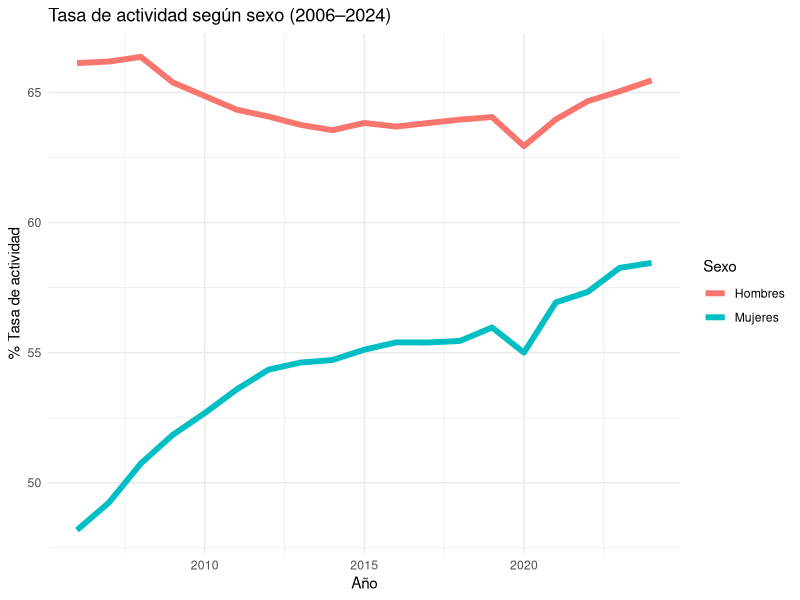
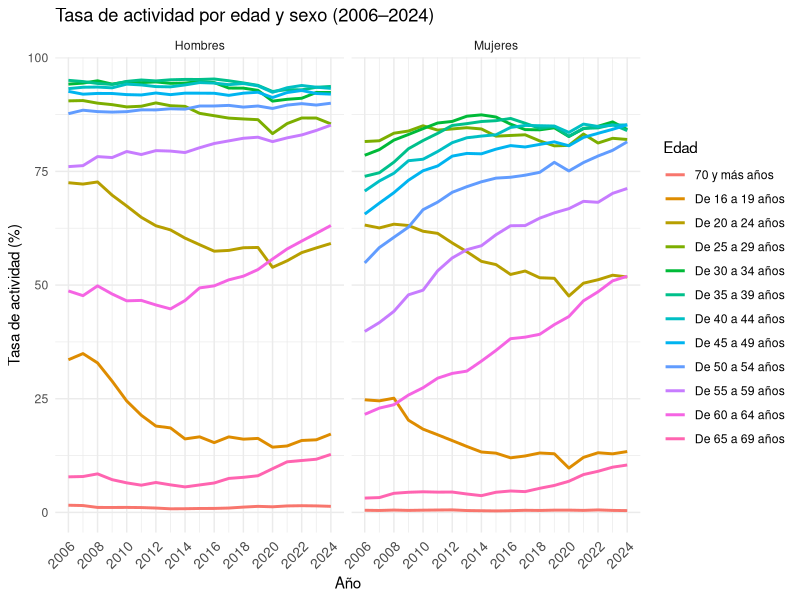
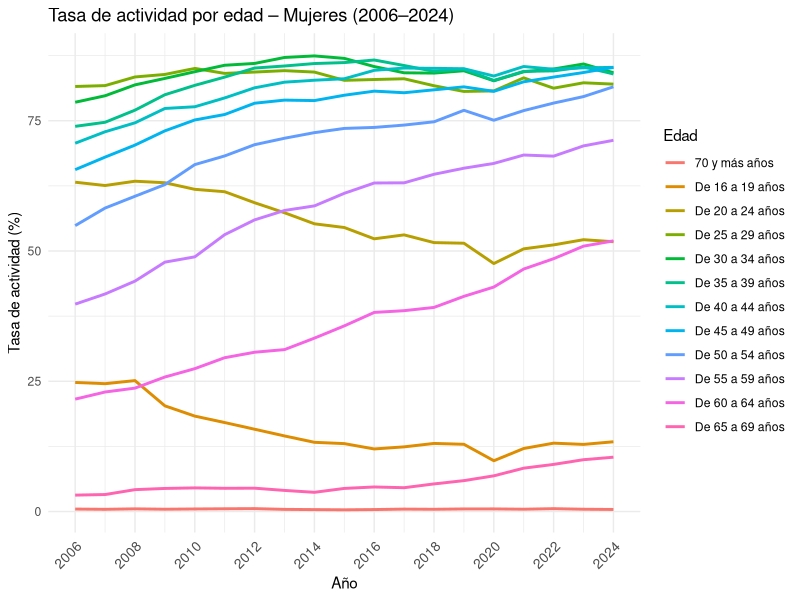
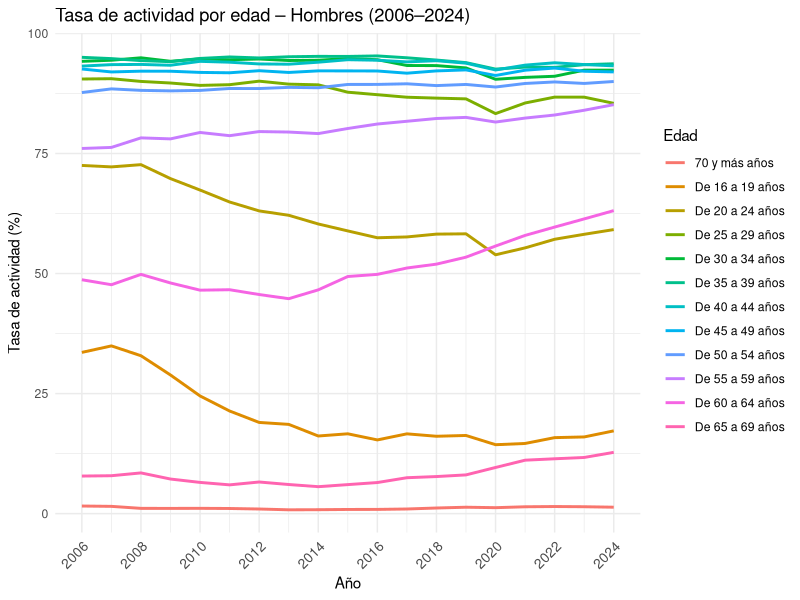
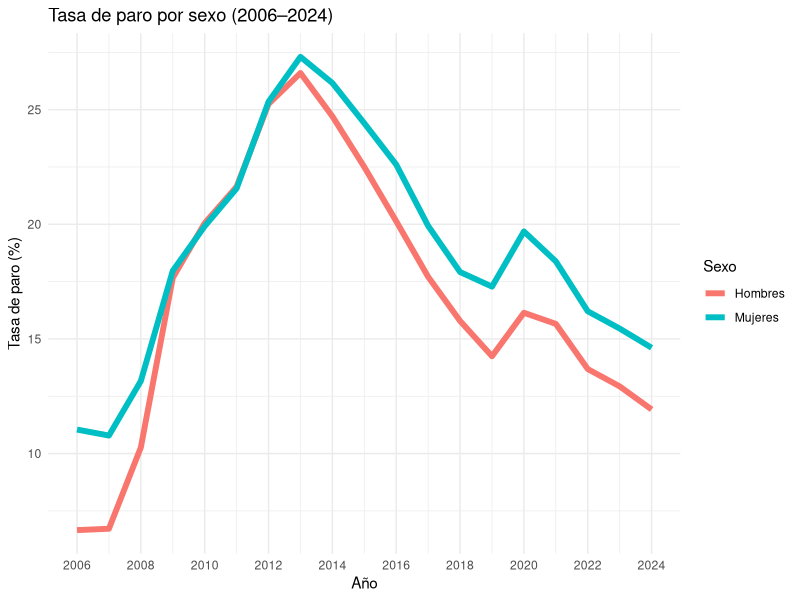
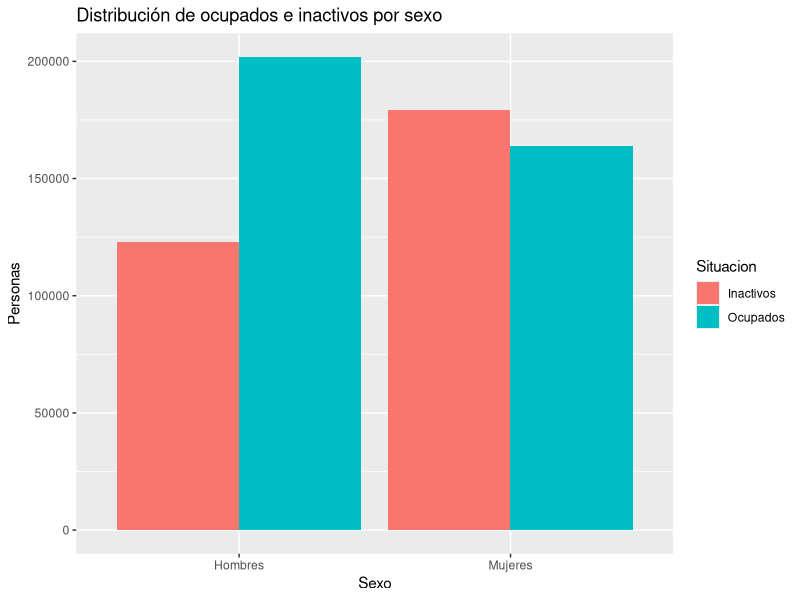
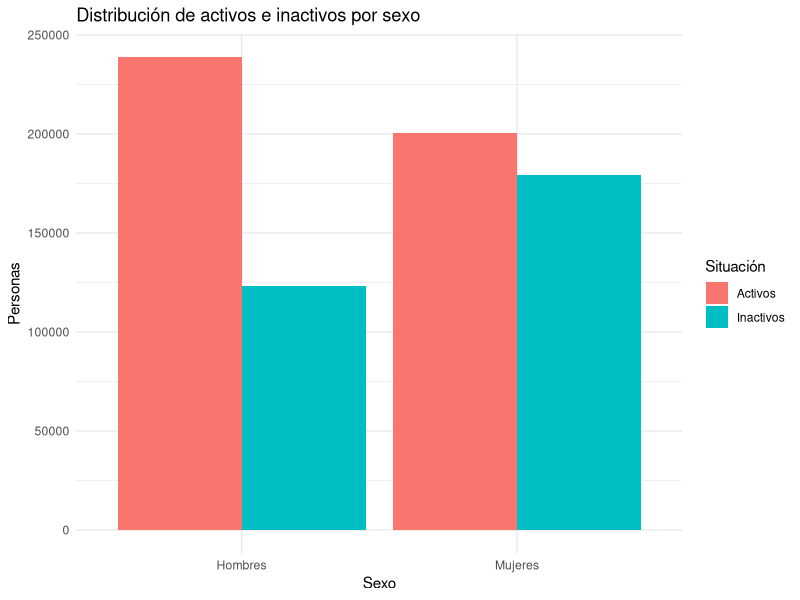
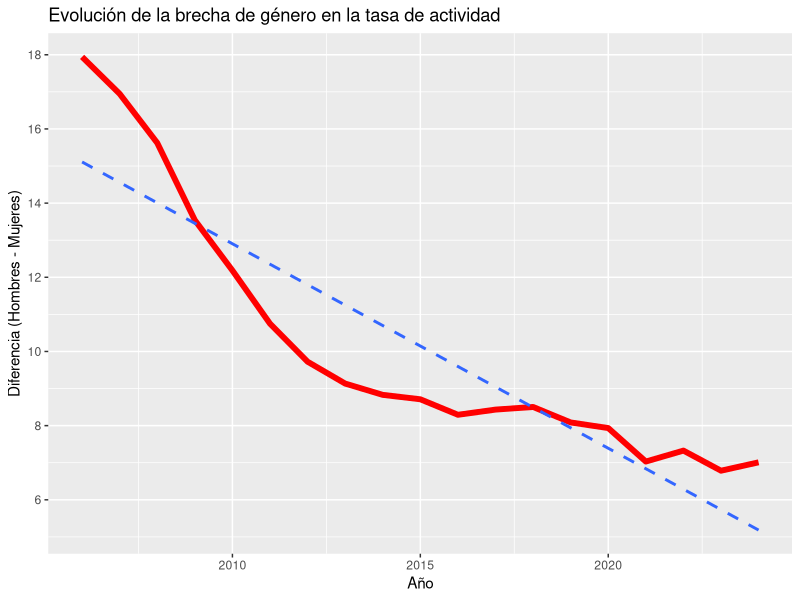

These charts were generated, in order, by the following R code: (Note: this script raises an error after producing the figures.)
## ---- chunk 1
knitr::opts_chunk$set(echo = TRUE)
## ---- chunk 2
library(readr)
df_clean <- read_csv("data/df_clean.csv")

## ---- chunk 3
# Calculamos la media de la tasa de actividad para cada grupo
# Usamos na.rm = TRUE para ignorar valores faltantes
library(tidyverse)

df_p_sexo <- df_clean %>% group_by(Periodo, Sexo) %>% summarise(tasa_actividad = mean(Tasa_actividad, na.rm = TRUE) #Hay que ignorar los valores NA
                                                                , .groups = "drop") #hay que eliminar esas agrupaciones 

#Que pretendemos? Calcular la media de la tasa de actividad de todos los grupos del df



## ---- chunk 4
# Gráfica 
library(ggplot2)
ggplot(df_p_sexo, aes(x = Periodo, y = tasa_actividad, color = Sexo)) + geom_line(linewidth = 2) +  labs(title = "Tasa de actividad según sexo (2006–2024)", x = "Año", y = "% Tasa de actividad",color = "Sexo") + theme_minimal()  

# Eje X:Periodo -  Eje Y: tasa de actividad promedio


## ---- chunk 5
cat("La gráfica enseña la evolución de la tasa de actividad en España entre los años 2006 y 2024, diferenciada por sexo. Por un lado, la proporción de hombres es mucho mayor a la de mujeres, cosa que va ligada a que los hombres siempre han tenido mayor participicaion en muchos mas sectores, como lo puede ser la construcción, y a que las mujeres se ligan mas al cuidado familiar.
    Pese a esto, la actividad masculina en 2008 se desacelera economicamnete, esto provocado por la crisis financiera que se vivió en la epoca. Es en 2017/18 que comienza su recuperación, pero nunca a los niveles previos a la crisis. En 2020, debido al Covid-19, se observa otra caida en la tendencía (porque el Covid-19 afectó a muchos sectores, como la industría por ejemplo). Aunque se observa también su recuperació, tampoco volvió a los nieveles previos de la crisis de 2008
    por el otro lado, la tasa de actividad femenina se muestra, en el periodo, ascendente ya que han ido incorporandose cada vez mas en el mercado laboral español.\n")
## ---- chunk 6
# Agrupamos por Periodo, sexo y Edad

##Que pretendemos? Calcular la media de la tasa de actividad para cada combinación
df_sexo_edad <- df_clean %>% group_by(Periodo, Sexo, Edad) %>% summarise(tasa_actividad = mean(Tasa_actividad, na.rm = TRUE),.groups = "drop")

## ---- chunk 7

ggplot(df_sexo_edad, aes(x = Periodo, y = tasa_actividad, color = Edad)) + geom_line(linewidth = 1) +  facet_wrap(~Sexo) + scale_x_continuous(breaks = seq(2006, 2024, by = 2)) + scale_y_continuous(labels = scales::comma) +  labs(title = "Tasa de actividad por edad y sexo (2006–2024)", x = "Año", y = "Tasa de actividad (%)", color = "Edad") + theme_minimal()  + theme(axis.text.x = element_text(angle = 45, hjust = 1, size = 10))

## ---- chunk 8
df_mujeres <- df_sexo_edad %>% filter(Sexo == "Mujeres")

ggplot(df_mujeres, aes(x = Periodo, y = tasa_actividad, color = Edad)) +
  geom_line(linewidth = 1) +
  scale_x_continuous(breaks = seq(2006, 2024, by = 2)) +
  scale_y_continuous(labels = scales::comma) +
  labs(
    title = "Tasa de actividad por edad – Mujeres (2006–2024)",
    x = "Año",
    y = "Tasa de actividad (%)",
    color = "Edad"
  ) +
  theme_minimal() +
  theme(axis.text.x = element_text(angle = 45, hjust = 1, size = 10))

## ---- chunk 9
df_hombres <- df_sexo_edad %>% filter(Sexo == "Hombres")

ggplot(df_hombres, aes(x = Periodo, y = tasa_actividad, color = Edad)) +
  geom_line(linewidth = 1) +
  scale_x_continuous(breaks = seq(2006, 2024, by = 2)) +
  scale_y_continuous(labels = scales::comma) +
  labs(
    title = "Tasa de actividad por edad – Hombres (2006–2024)",
    x = "Año",
    y = "Tasa de actividad (%)",
    color = "Edad"
  ) +
  theme_minimal() +
  theme(axis.text.x = element_text(angle = 45, hjust = 1, size = 10))
## ---- chunk 10
df_paro_sexo <- df_clean %>% group_by(Periodo, Sexo) %>% summarise(tasa_paro = mean(Tasa_paro, na.rm = TRUE), .groups = "drop")

ggplot(df_paro_sexo, aes(x = Periodo, y = tasa_paro, color = Sexo)) + geom_line(size=2) + scale_x_continuous(breaks = seq(2006, 2024, by = 2))+ labs(title = "Tasa de paro por sexo (2006–2024)", x = "Año", y = "Tasa de paro (%)") + theme_minimal()

## ---- chunk 11
df_ocup_inact <- df_clean %>%
  group_by(Sexo) %>%
  summarise(
    Ocupados = sum(Ocupados, na.rm = TRUE),
    Inactivos = sum(Inactivos, na.rm = TRUE)
  ) %>%
  pivot_longer(cols = c(Ocupados, Inactivos), names_to = "Situacion", values_to = "Personas")


## ---- chunk 12
ggplot(df_ocup_inact, aes(x = Sexo, y = Personas, fill = Situacion)) +
  geom_bar(stat = "identity", position = "dodge") +
  labs(title = "Distribución de ocupados e inactivos por sexo", x = "Sexo", y = "Personas")
## ---- chunk 13
df_act_inact <- df_clean %>%
  group_by(Sexo) %>%
  summarise(
    Activos = sum(Activos, na.rm = TRUE),
    Inactivos = sum(Inactivos, na.rm = TRUE)
  ) %>%
  pivot_longer(cols = c(Activos, Inactivos), names_to = "Situacion", values_to = "Personas")

ggplot(df_act_inact, aes(x = Sexo, y = Personas, fill = Situacion)) +
  geom_bar(stat = "identity", position = "dodge") +
  labs(
    title = "Distribución de activos e inactivos por sexo",
    x = "Sexo",
    y = "Personas",
    fill = "Situación"
  ) +
  theme_minimal()

## ---- chunk 14
df_brecha_genero <- df_clean %>% group_by(Periodo, Sexo) %>% summarise(tasa = mean(Tasa_actividad, na.rm = TRUE), .groups = "drop") %>% pivot_wider(names_from = Sexo, values_from = tasa) %>% mutate(Brecha = Hombres - Mujeres)

df_brecha_genero

## ---- chunk 15
ggplot(df_brecha_genero, aes(x = Periodo, y = Brecha)) +
  geom_line(color = "red", linewidth = 2) +
  geom_smooth(method = "lm", se = FALSE, linetype = "dashed") + scale_y_continuous(breaks = seq(0, 20, by = 2))+
  labs(title = "Evolución de la brecha de género en la tasa de actividad",
       x = "Año", y = "Diferencia (Hombres - Mujeres)")

## ---- chunk 16
ggplot(df_brecha_genero, aes(x = Periodo, y = Brecha)) +
  geom_point(color = "red") +
  geom_smooth(method = "loess", se = FALSE, color = "blue", linewidth = 1.2) + scale_y_continuous(breaks = seq(0, 20, by = 2))+ scale_x_continuous(breaks = seq(2006, 2024, by = 2)) +
  labs(
    title = "Interpolación de la brecha de género NO LINEAL",
    x = "Año",
    y = "Brecha (Hombres - Mujeres)"
  ) +
  theme_minimal()

## ---- chunk 17
brecha_relativa <- df_clean %>%
  group_by(Periodo, Sexo) %>%
  summarise(Tasa = mean(Tasa_actividad, na.rm = TRUE), .groups = "drop") %>%
  pivot_wider(names_from = Sexo, values_from = Tasa) %>%
  mutate(Razon = Hombres / Mujeres)

brecha_relativa
#j
#l

## ---- chunk 18
ggplot(brecha_relativa, aes(x = Periodo, y = Razon)) +
  geom_line(color = "blue", linewidth = 1.2) +
  geom_point(color = "red", size = 2) +
  geom_hline(yintercept = 1, linetype = "dashed", color = "gray") +  # línea de igualdad
  scale_y_continuous(breaks = seq(1, 1.5, by = 0.05)) +  # marcas cada 0.05
  scale_x_continuous(breaks = seq(2006, 2024, by = 2)) +  # años cada 2
  labs(
    title = "Evolución de la razón Hombres/Mujeres",
    x = "Año",
    y = "Razón (Hombres / Mujeres)"
  ) +
  theme_minimal() +
  theme(
    axis.text.x = element_text(angle = 45, hjust = 1),
    plot.title = element_text(face = "bold")
  )
## ---- chunk 19
# Filtrar para excluir el grupo de edad "70 y más años"
brecha_edad_filtrada <- brecha_edad %>%
  filter(Edad != "70 y más años")

# Graficar la razón Hombres/Mujeres por edad (sin el grupo de 70+)
ggplot(brecha_edad_filtrada, aes(x = Periodo, y = Razon, color = Edad)) +
  geom_line(linewidth = 1) +
  geom_hline(yintercept = 1, linetype = "dashed", color = "gray") +
  scale_y_continuous(breaks = seq(0.5, 2, by = 0.1)) +
  scale_x_continuous(breaks = seq(2006, 2024, by = 2)) +
  labs(
    title = "Razón Hombres/Mujeres en la tasa de actividad por edad (sin 70+)",
    x = "Año",
    y = "Razón (Hombres / Mujeres)",
    color = "Edad"
  ) +
  theme_minimal() +
  theme(axis.text.x = element_text(angle = 45, hjust = 1))


## ---- chunk 20

df_feminizacion <- df_clean %>%
  group_by(Periodo, Edad, Sexo) %>%
  summarise(Ocupados = sum(Ocupados), .groups = "drop") %>%
  pivot_wider(names_from = Sexo, values_from = Ocupados) %>%
  mutate(Indice_feminizacion = Mujeres / (Hombres + Mujeres) * 100)

df_feminizacion

library(dplyr)
library(tidyr)
library(ggplot2)

ggplot(df_feminizacion, aes(x = Periodo, y = Indice_feminizacion, color = Edad)) +
  geom_line(size = 1.2) +
  labs(
    title = "Índice de feminización en ocupación por edad (2006–2024)",
    x = "Año",
    y = "Porcentaje de mujeres (%)",
    color = "Grupo de edad"
  ) +
  theme_minimal() +
  theme(axis.text.x = element_text(angle = 45, hjust = 1))

## ---- chunk 21
df_largo <- df_clean %>%
  pivot_longer(cols = c(Ocupados, Parados, Inactivos), names_to = "Situacion", values_to = "Personas")

tabla <- table(df_largo$Sexo, df_largo$Situacion)
chisq.test(tabla)


